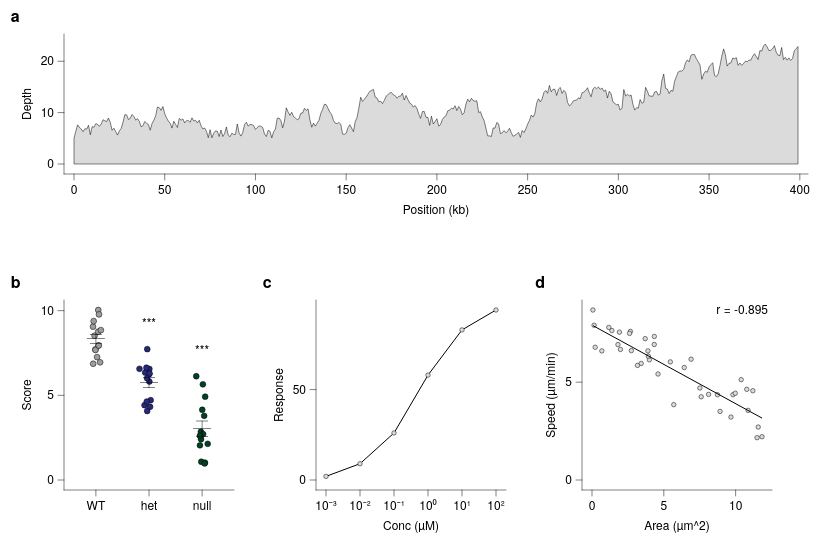

Vega-Lite specification for this chart:
### Vega-Lite specification from a JSON file in a GitHub repository (floating-point values rounded to 4 significant figures; data arrays with more than 128 entries replaced by an {"elided": "..."} marker saying what was removed)
{"background": null, "config": {"arc": {"fill": "#DBDBDB", "fillOpacity": 1.0, "innerRadius": 25.0, "padAngle": 0.03, "stroke": "black", "strokeOpacity": 1, "strokeWidth": 0.25}, "area": {"fill": "#DBDBDB", "fillOpacity": 1.0, "stroke": "black", "strokeOpacity": 1, "strokeWidth": 0.25}, "axis": {"domain": true, "domainCap": "round", "domainColor": "black", "domainWidth": 0.25, "grid": false, "gridCap": "round", "gridColor": "#F1F1F1", "gridDash": [0, 0], "gridOpacity": 1.0, "gridWidth": 0.25, "labelColor": "black", "labelFont": "Helvetica Neue, HelveticaNeue, Helvetica, Arial, sans-serif", "labelFontSize": 6, "labelFontStyle": "normal", "labelFontWeight": 400, "offset": 0, "ticks": true, "tickCap": "round", "tickColor": "black", "tickRound": false, "tickSize": 3.0, "tickWidth": 0.25, "titleColor": "black", "titleFont": "Helvetica Neue, HelveticaNeue, Helvetica, Arial, sans-serif", "titleFontSize": 6, "titleFontStyle": "normal", "titleFontWeight": 400}, "axisX": {"domain": true, "labelAlign": "center", "labelAngle": 0, "labels": true, "ticks": true, "translate": 0}, "axisY": {"domain": true, "labelAlign": "right", "labelAngle": 0, "labels": true, "ticks": true, "translate": 0}, "axisRight": {"domain": true, "labelAlign": "left", "labelAngle": 0, "labels": true, "ticks": true, "translate": 0}, "axisTop": {"domain": true, "labelAlign": "center", "labelAngle": 0, "labels": true, "ticks": true, "translate": 0}, "axisBand": {"tickOffset": 0}, "bar": {"fill": "#DBDBDB", "fillOpacity": 1.0, "stroke": "black", "strokeOpacity": 1, "strokeWidth": 0.25}, "boxplot": {"size": 9.0, "ticks": {"cornerRadius": 0.25, "fill": "black", "opacity": 1, "size": 4.5, "thickness": 0.25}, "box": {"fillOpacity": 1.0, "stroke": "black", "strokeOpacity": 1, "strokeWidth": 0.25}, "median": {"cornerRadius": 0, "fill": "black", "fillOpacity": 1.0, "opacity": 1, "size": 9.0, "thickness": 0.25}, "rule": {"fill": "black", "fillOpacity": 1.0, "size": 10.0, "stroke": "black", "strokeDash": [0, 0], "strokeOpacity": 1, "strokeWidth": 0.25}, "outliers": {"color": "black", "fill": "black", "fillOpacity": 1.0, "size": 0, "stroke": "black", "strokeOpacity": 1, "strokeWidth": 0.25}}, "circle": {"fill": "black", "fillOpacity": 1.0, "size": 1.25, "stroke": null, "strokeOpacity": 1, "strokeWidth": 0.25}, "errorband": {"band": {"fillOpacity": 0.6, "stroke": null, "strokeWidth": 0.25, "strokeOpacity": 1}, "borders": {"opacity": 0, "strokeOpacity": 1, "strokeWidth": 0.25}}, "errorbar": {"opacity": 1, "rule": {"strokeDash": [0, 0], "strokeWidth": 0.25}, "ticks": {"color": "black", "cornerRadius": 0.125, "opacity": 1, "size": 6.0, "thickness": 0.25}, "thickness": 0.25}, "font": "Helvetica Neue, HelveticaNeue, Helvetica, Arial, sans-serif", "geoshape": {"fill": "#DBDBDB", "fillOpacity": 1.0, "stroke": "black", "strokeOpacity": 1, "strokeWidth": 0.25}, "header": {"labelColor": "black", "labelFont": "Helvetica Neue, HelveticaNeue, Helvetica, Arial, sans-serif", "labelFontSize": 6, "labelFontStyle": "normal", "labelFontWeight": 400, "titleColor": "black", "titleFont": "Helvetica Neue, HelveticaNeue, Helvetica, Arial, sans-serif", "titleFontSize": 6, "titleFontStyle": "normal", "titleFontWeight": 400, "titlePadding": 0}, "legend": {"disable": false, "offset": 4.5, "titlePadding": 4, "labelOffset": 2, "gradientLabelOffset": 2, "columnPadding": 4, "rowPadding": 2, "gradientThickness": 5, "gradientOpacity": 1.0, "gradientStrokeColor": "black", "gradientStrokeWidth": 0.25, "labelColor": "black", "labelFont": "Helvetica Neue, HelveticaNeue, Helvetica, Arial, sans-serif", "labelFontSize": 6, "labelFontStyle": "normal", "labelFontWeight": 400, "strokeColor": "black", "strokeWidth": 0, "symbolSize": 36, "symbolStrokeColor": "black", "symbolStrokeWidth": 0.25, "titleColor": "black", "titleFont": "Helvetica Neue, HelveticaNeue, Helvetica, Arial, sans-serif", "titleFontSize": 6, "titleFontStyle": "normal", "titleFontWeight": 400}, "line": {"color": "black", "stroke": "black", "strokeCap": "butt", "strokeDash": [0, 0], "strokeOpacity": 1, "strokeWidth": 0.5}, "point": {"filled": true, "fill": "#DBDBDB", "fillOpacity": 1.0, "size": 5.0, "stroke": "black", "strokeOpacity": 1, "strokeWidth": 0.25}, "range": {"category": ["#9D9D9D", "#28287D", "#004225", "#47266F", "#00605D", "#DBDBDB", "#7983C1", "#6E927B", "#937FB4", "#699A97"], "diverging": {"scheme": ["#4F4265", "#6A5C82", "#85789D", "#A196B7", "#BDB5CE", "#D8D6DD", "#F6F6F6", "#CED8D7", "#9DBFBD", "#75A3A0", "#518683", "#326967", "#164D4B"]}, "heatmap": {"scheme": ["#440154", "#472270", "#433E82", "#38598C", "#2C728E", "#238A8D", "#24A086", "#39B578", "#5DC862", "#96D646", "#CAE02D", "#FDE724"]}, "ordinal": {"scheme": ["#F1F1F1", "#DBDBDB", "#C6C6C6", "#B2B2B2", "#9D9D9D", "#898989", "#767676", "#636363", "#515151", "#404040", "#2F2F2F", "#1F1F1F"]}, "ramp": {"scheme": ["#440154", "#472270", "#433E82", "#38598C", "#2C728E", "#238A8D", "#24A086", "#39B578", "#5DC862", "#96D646", "#CAE02D", "#FDE724"]}}, "rule": {"color": "black", "stroke": "black", "strokeCap": "round", "strokeDash": [2, 2], "strokeOpacity": 1, "strokeWidth": 0.25}, "scale": {"barBandPaddingInner": 0.1, "rectBandPaddingInner": 0, "tickBandPaddingInner": 0.1, "bandPaddingOuter": 0.1, "bandWithNestedOffsetPaddingInner": 0.2, "bandWithNestedOffsetPaddingOuter": 0.2, "offsetBandPaddingInner": 0, "offsetBandPaddingOuter": 0, "continuousPadding": 5.0, "round": false}, "rect": {"fill": "#DBDBDB", "fillOpacity": 1.0, "stroke": "black", "strokeOpacity": 1, "strokeWidth": 0.25}, "square": {"fill": "#DBDBDB", "fillOpacity": 1.0, "size": 10.0, "stroke": "black", "strokeOpacity": 1, "strokeWidth": 0.25}, "text": {"color": "black", "font": "Helvetica Neue, HelveticaNeue, Helvetica, Arial, sans-serif", "fontSize": 6, "fontStyle": "normal", "fontWeight": 400}, "tick": {"color": "black", "cornerRadius": 0.125, "opacity": 1.0, "size": 9.0, "thickness": 0.25}, "title": {"anchor": "middle", "frame": "group", "color": "black", "font": "Helvetica Neue, HelveticaNeue, Helvetica, Arial, sans-serif", "fontSize": 6, "fontStyle": "normal", "fontWeight": 400, "subtitleColor": "black", "subtitleFont": "Helvetica Neue, HelveticaNeue, Helvetica, Arial, sans-serif", "subtitleFontSize": 6, "subtitleFontStyle": "normal", "subtitleFontWeight": 400}, "trail": {"color": "black", "opacity": 1, "size": 0.5}, "view": {"continuousWidth": 100, "continuousHeight": 100, "discreteWidth": 100, "discreteHeight": 100, "fill": null, "stroke": null, "strokeWidth": 0.25}}, "vconcat": [{"vconcat": [{"mark": {"type": "area"}, "encoding": {"x": {"field": "pos", "title": "Position (kb)", "type": "quantitative", "scale": {"nice": false}}, "y": {"field": "depth", "title": "Depth", "type": "quantitative", "scale": {"nice": false}}}, "height": 70, "width": 372}], "data": {"name": "data-f04fff83c0e45b2239e2f1e4cdb24932"}, "name": "__dsfigure_label_1", "title": {"text": "a", "anchor": "start", "dx": -5, "dy": 0, "fontSize": 8, "fontWeight": 700, "frame": "bounds"}}, {"hconcat": [{"vconcat": [{"layer": [{"data": {"name": "data-78427c24ff35019ca9d5368c86a6db4b"}, "mark": {"type": "circle", "opacity": 1.0, "size": 8.5, "stroke": "black", "strokeOpacity": 1, "strokeWidth": 0.25}, "encoding": {"color": {"field": "genotype", "legend": null, "scale": {"domain": ["WT", "het", "null"]}, "sort": ["WT", "het", "null"], "title": null, "type": "nominal"}, "x": {"axis": {}, "field": "genotype", "scale": {"domain": ["WT", "het", "null"]}, "sort": ["WT", "het", "null"], "title": null, "type": "nominal"}, "xOffset": {"field": "jitter_x", "scale": {"domain": [-4.756, 4.756], "range": [5.869, 15.38]}, "type": "quantitative"}, "y": {"field": "value", "title": "Score", "type": "quantitative", "scale": {"nice": false}}}}, {"data": {"name": "data-ffdb648ea3d751c9ab60dac02ff42abe"}, "mark": {"type": "errorbar"}, "encoding": {"x": {"axis": {}, "field": "genotype", "scale": {"domain": ["WT", "het", "null"]}, "sort": ["WT", "het", "null"], "title": null, "type": "nominal"}, "y": {"field": "__mean", "title": "Score", "type": "quantitative", "scale": {"nice": false}}, "yError": {"field": "__error"}}}, {"data": {"name": "data-ffdb648ea3d751c9ab60dac02ff42abe"}, "mark": {"type": "tick"}, "encoding": {"x": {"axis": {}, "field": "genotype", "scale": {"domain": ["WT", "het", "null"]}, "sort": ["WT", "het", "null"], "title": null, "type": "nominal"}, "y": {"field": "__mean", "title": "Score", "type": "quantitative", "scale": {"nice": false}}}}, {"layer": [{"data": {"values": [{"y": 7.727, "label": "***", "__dysonsphere__": 1}]}, "mark": {"type": "text", "align": "center", "baseline": "bottom", "dy": -10.0, "fontSize": 6}, "encoding": {"text": {"field": "label", "type": "nominal"}, "x": {"value": 42.5}, "y": {"field": "y", "type": "quantitative", "scale": {"nice": false}}}}, {"data": {"values": [{"y": 6.128, "label": "***", "__dysonsphere__": 1}]}, "mark": {"type": "text", "align": "center", "baseline": "bottom", "dy": -10.0, "fontSize": 6}, "encoding": {"text": {"field": "label", "type": "nominal"}, "x": {"value": 69.06}, "y": {"field": "y", "type": "quantitative", "scale": {"nice": false}}}}], "name": "__dysonsphere_2bad8672192cde31_5"}], "height": 95, "width": 85}], "name": "__dsfigure_label_2", "title": {"text": "b", "anchor": "start", "dx": -5, "dy": 0, "fontSize": 8, "fontWeight": 700, "frame": "bounds"}}, {"vconcat": [{"mark": {"type": "line", "point": true}, "encoding": {"x": {"axis": {"labelExpr": "round(log(datum.value) / log(10)) < 0 ? '10⁻' + (abs(round(log(datum.value) / log(10))) >= 10 ? '⁰¹²³⁴⁵⁶⁷⁸⁹'[floor(abs(round(log(datum.value) / log(10)))/10)] + '⁰¹²³⁴⁵⁶⁷⁸⁹'[abs(round(log(datum.value) / log(10)))%10] : '⁰¹²³⁴⁵⁶⁷⁸⁹'[abs(round(log(datum.value) / log(10)))]) : '10' + (abs(round(log(datum.value) / log(10))) >= 10 ? '⁰¹²³⁴⁵⁶⁷⁸⁹'[floor(abs(round(log(datum.value) / log(10)))/10)] + '⁰¹²³⁴⁵⁶⁷⁸⁹'[abs(round(log(datum.value) / log(10)))%10] : '⁰¹²³⁴⁵⁶⁷⁸⁹'[abs(round(log(datum.value) / log(10)))])", "values": [0.001, 0.01, 0.1, 1.0, 10.0, 100.0]}, "field": "conc", "scale": {"type": "log", "nice": false}, "title": "Conc (µM)", "type": "quantitative"}, "y": {"field": "signal", "title": "Response", "type": "quantitative", "scale": {"nice": false}}}, "height": 95, "width": 95}], "data": {"name": "data-98a1b623588831d152ce1e3d7ed61198"}, "name": "__dsfigure_label_3", "title": {"text": "c", "anchor": "start", "dx": -5, "dy": 0, "fontSize": 8, "fontWeight": 700, "frame": "bounds"}}, {"vconcat": [{"layer": [{"data": {"name": "data-90e339374482f76f7ad49673a96b10d4"}, "mark": {"type": "point", "filled": true}, "encoding": {"x": {"field": "area", "title": "Area (µm^2)", "type": "quantitative", "scale": {"nice": false}}, "y": {"field": "speed", "title": "Speed (µm/min)", "type": "quantitative", "scale": {"nice": false}}}}, {"layer": [{"data": {"name": "data-5540d374392f0c5e862b4724171e2095"}, "mark": {"type": "line"}, "encoding": {"x": {"field": "area", "type": "quantitative", "scale": {"nice": false}}, "y": {"field": "speed", "type": "quantitative", "scale": {"nice": false}}}}, {"data": {"values": [{"__dysonsphere__": 1}]}, "mark": {"type": "text", "align": "right", "angle": 0, "baseline": "top", "dx": 0, "dy": 0, "fontSize": 6, "opacity": 1.0}, "encoding": {"text": {"value": "r = -0.895"}, "x": {"value": 93}, "y": {"value": 2}}}], "name": "__dysonsphere_4f11eae5ea4c3d30_6"}], "height": 95, "width": 95}], "name": "__dsfigure_label_4", "title": {"text": "d", "anchor": "start", "dx": -5, "dy": 0, "fontSize": 8, "fontWeight": 700, "frame": "bounds"}}], "resolve": {"scale": {"color": "independent"}}, "spacing": 14}], "resolve": {"scale": {"color": "independent"}}, "spacing": 30, "$schema": "https://vega.github.io/schema/vega-lite/v6.4.1.json", "datasets": {"data-f04fff83c0e45b2239e2f1e4cdb24932": {"elided": "400 records"}, "data-78427c24ff35019ca9d5368c86a6db4b": [{"genotype": "WT", "value": 8.522, "jitter_x": -0.6474}, {"genotype": "WT", "value": 6.95, "jitter_x": 2.127}, {"genotype": "WT", "value": 8.76, "jitter_x": 1.156}, {"genotype": "WT", "value": 7.708, "jitter_x": -0.2386}, {"genotype": "WT", "value": 6.864, "jitter_x": -1.34}, {"genotype": "WT", "value": 7.946, "jitter_x": 1.255}, {"genotype": "WT", "value": 7.682, "jitter_x": -0.2087}, {"genotype": "WT", "value": 9.055, "jitter_x": -1.438}, {"genotype": "WT", "value": 7.94, "jitter_x": 1.447}, {"genotype": "WT", "value": 7.259, "jitter_x": 0.6067}, {"genotype": "WT", "value": 10.04, "jitter_x": 1.191}, {"genotype": "WT", "value": 9.384, "jitter_x": -1.102}, {"genotype": "WT", "value": 9.778, "jitter_x": 1.567}, {"genotype": "WT", "value": 8.851, "jitter_x": 2.503}, {"genotype": "het", "value": 6.246, "jitter_x": 0.04581}, {"genotype": "het", "value": 5.813, "jitter_x": 0.1885}, {"genotype": "het", "value": 6.009, "jitter_x": -0.95}, {"genotype": "het", "value": 7.727, "jitter_x": -0.8652}, {"genotype": "het", "value": 6.557, "jitter_x": 0.1846}, {"genotype": "het", "value": 4.324, "jitter_x": 0.5259}, {"genotype": "het", "value": 6.345, "jitter_x": -1.912}, {"genotype": "het", "value": 4.417, "jitter_x": -2.228}, {"genotype": "het", "value": 6.632, "jitter_x": -1.297}, {"genotype": "het", "value": 4.715, "jitter_x": 0.8293}, {"genotype": "het", "value": 4.63, "jitter_x": -1.112}, {"genotype": "het", "value": 6.566, "jitter_x": -4.756}, {"genotype": "het", "value": 6.29, "jitter_x": 0.3045}, {"genotype": "het", "value": 4.074, "jitter_x": -0.9077}, {"genotype": "null", "value": 4.148, "jitter_x": 0.06974}, {"genotype": "null", "value": 6.128, "jitter_x": -2.93}, {"genotype": "null", "value": 1.026, "jitter_x": 1.409}, {"genotype": "null", "value": 5.648, "jitter_x": 0.3796}, {"genotype": "null", "value": 2.137, "jitter_x": 2.789}, {"genotype": "null", "value": 2.408, "jitter_x": -0.5428}, {"genotype": "null", "value": 2.85, "jitter_x": -0.631}, {"genotype": "null", "value": 1.077, "jitter_x": -0.4181}, {"genotype": "null", "value": 4.919, "jitter_x": 1.519}, {"genotype": "null", "value": 3.79, "jitter_x": 1.033}, {"genotype": "null", "value": 2.048, "jitter_x": -1.089}, {"genotype": "null", "value": 2.712, "jitter_x": 0.5076}, {"genotype": "null", "value": 0.9771, "jitter_x": 1.274}, {"genotype": "null", "value": 2.613, "jitter_x": -1.127}], "data-ffdb648ea3d751c9ab60dac02ff42abe": [{"genotype": "WT", "__mean": 8.338, "__error": 0.2719, "__dysonsphere__": 1}, {"genotype": "het", "__mean": 5.739, "__error": 0.2957, "__dysonsphere__": 1}, {"genotype": "null", "__mean": 3.034, "__error": 0.4469, "__dysonsphere__": 1}], "data-98a1b623588831d152ce1e3d7ed61198": [{"conc": 0.001, "signal": 2}, {"conc": 0.01, "signal": 9}, {"conc": 0.1, "signal": 26}, {"conc": 1.0, "signal": 58}, {"conc": 10.0, "signal": 83}, {"conc": 100.0, "signal": 94}], "data-90e339374482f76f7ad49673a96b10d4": [{"area": 8.118, "speed": 4.376}, {"area": 5.693, "speed": 3.85}, {"area": 10.87, "speed": 3.558}, {"area": 3.168, "speed": 5.858}, {"area": 9.816, "speed": 4.361}, {"area": 11.84, "speed": 2.211}, {"area": 10.78, "speed": 4.634}, {"area": 11.57, "speed": 2.706}, {"area": 1.909, "speed": 7.557}, {"area": 1.981, "speed": 6.673}, {"area": 2.74, "speed": 6.614}, {"area": 4.338, "speed": 7.337}, {"area": 1.385, "speed": 7.64}, {"area": 1.808, "speed": 6.921}, {"area": 0.2217, "speed": 6.785}, {"area": 11.2, "speed": 4.564}, {"area": 4.333, "speed": 6.926}, {"area": 7.512, "speed": 4.701}, {"area": 5.454, "speed": 6.037}, {"area": 8.917, "speed": 3.507}, {"area": 9.674, "speed": 3.217}, {"area": 4.596, "speed": 5.418}, {"area": 6.424, "speed": 5.749}, {"area": 1.17, "speed": 7.798}, {"area": 3.426, "speed": 5.959}, {"area": 2.673, "speed": 7.595}, {"area": 3.703, "speed": 7.225}, {"area": 3.893, "speed": 6.598}, {"area": 6.9, "speed": 6.175}, {"area": 3.993, "speed": 6.144}, {"area": 3.922, "speed": 6.329}, {"area": 9.975, "speed": 4.435}, {"area": 0.1457, "speed": 7.911}, {"area": 0.06312, "speed": 8.689}, {"area": 0.6854, "speed": 6.598}, {"area": 10.39, "speed": 5.129}, {"area": 7.605, "speed": 4.255}, {"area": 8.736, "speed": 4.358}, {"area": 11.49, "speed": 2.163}, {"area": 2.616, "speed": 7.494}], "data-5540d374392f0c5e862b4724171e2095": [{"area": 0.06312, "speed": 7.892, "__dysonsphere__": 1}, {"area": 11.84, "speed": 3.165, "__dysonsphere__": 1}]}}
